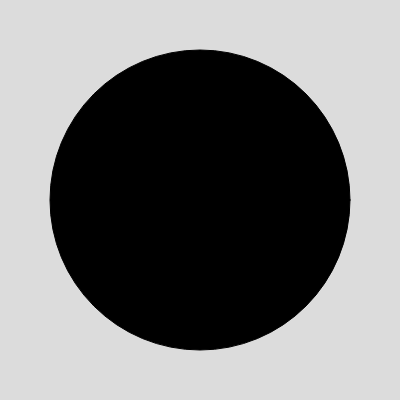
Frame 1 (no input)
Frame 60 (no input): identical to frame 1, image omitted
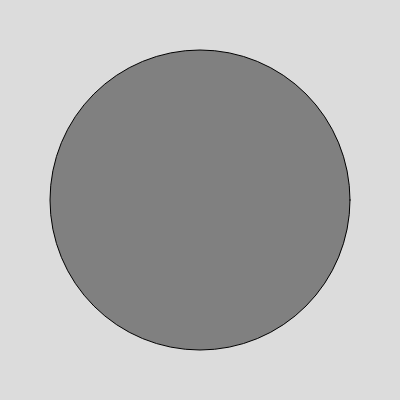
Frame 120 (the mouse pressed at the canvas centre since frame 60)

The p5.js sketch that drew these frames (run headless with seeded random() and noise() and a simulated clock; from frame 60 on, the mouse is pressed at the canvas centre):

// p5.js sketch
// ── sketch.js
function setup() {
  createCanvas(400, 400);
  let out = map(2, 0, 5, 0, 10);
  console.log(out);
}

function draw() {
  background(220);
  let r = map(mouseX, 0, width, 0,255);
  let g = map(mouseX, 0, height, 0,255);
  let b = map(mouseX, 0, width, 0,255);
  fill(r, g, b);
  circle(width/2, height/2, 300);
}
